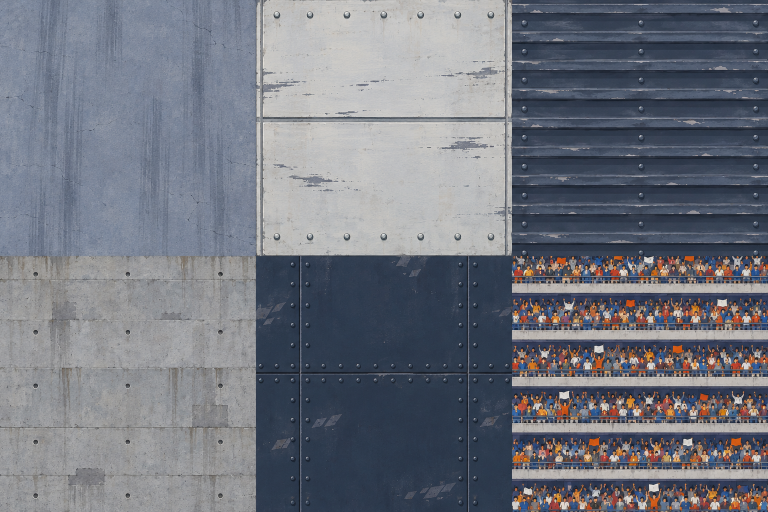
#> input picture art/track-sheets/track-t1-surfaces.png, 1536 x 1024 px (shown at 1/2 size); its folder holds only this picture in this run
$ python build_track.py
#> lines starting #> are read from the running program, lines starting #| are printed output that depends on the picture
### tools/bg/build_backgrounds.py
"""Build each circuit's painted background (the anime look) from the sheets in
art/bg-sheets: the sky all the way round, the horizon strips, the cloud cards
and the surface textures.

    python3 tools/bg/build_backgrounds.py [circuit ...]

Writes src/client/render/backgrounds/<circuit>/*.webp and a generated module
src/client/render/backgrounds/<circuit>.ts that the game imports. Run it again
after replacing a sheet.

What it does to the sheets:
- Sky: the sun-side half and the half facing away (or one half used twice,
  for a sky with no sun side) side by side, their colours matched across both
  joins, resampled so the horizon sits on a fixed row; horizon to zenith.
- Horizon: each strip found, cut out of the green with a colour-difference
  key, its two ends blended so it repeats.
- Clouds: each cloud cut out by its own outline (grouped by the cell of the
  sheet its middle falls in) and packed into an atlas.
- Surfaces: each square cut to the length that wraps best both ways, its
  seams blended, so it repeats. A surface can also give a map of its lights
  alone (Neon Crucible's facades: the lit windows, for their glow; Abyss
  Line's: its portholes, painted dark, lit by the build).
- Signs (Neon Crucible's neon signs): each cut out of the green by its
  outline, as the track kit's boards are.
- The Earth (Zenith Ring, in orbit): its surface's squares seen from orbit,
  made to repeat as the surfaces are; no horizon strips (there is no
  horizon), and its cards are things far off in orbit in place of clouds.
"""
import json
import os
import sys

import numpy as np
from PIL import Image
from scipy import ndimage

ROOT = os.path.join(os.path.dirname(__file__), '..', '..')
SHEETS = os.path.join(ROOT, 'art', 'bg-sheets')
OUT = os.path.join(ROOT, 'src', 'client', 'render', 'backgrounds')

# The sky texture: SKY_W x SKY_H, the horizon HAZE rows above the bottom.
SKY_W, SKY_H, HAZE = 3072, 768, 24

CIRCUITS = {
    'meridian': dict(
        sky=['bg-m1-sky.png', 'bg-m1b-sky.png'],
        horizon='bg-m2-horizon.png',
        clouds='bg-m3-clouds.png',
        surfaces='bg-m4-surfaces.png',
        tiles=['sea', 'office', 'hotel', 'dark', 'concrete', 'panels'],
    ),
    'canyon': dict(
        sky=['bg-c1-sky.png', 'bg-c1b-sky.png'],
        # C1's left edge carries more of the sunset than C1B's right edge.
        join_band=640,
        horizon='bg-c2-horizon.png',
        clouds='bg-c3-clouds.png',
        # A sliver of grey-blue painted sky between two of the cloudlets:
        # everything in these clouds is clearly redder than it is green.
        drop_cool=True,
        surfaces='bg-c4-surfaces.png',
        tiles=['strata', 'caprock', 'sand', 'gorge', 'hoodoo', 'lakebed'],
    ),
    'helios': dict(
        # The sun is overhead and the light even all round: one half, used twice.
        sky=['bg-h1-sky.png'],
        horizon='bg-h2-horizon.png',
        clouds='bg-h3-clouds.png',
        # Bits of the green left in the ragged cloud's gaps come out teal: no
        # noon cloud's colour is much greener than the mean of its red and blue.
        clamp_teal=True,
        surfaces='bg-h4-surfaces.png',
        tiles=['cloudsea', 'islandrock', 'meadow', 'whitewall', 'snow', 'gold'],
    ),
    'crucible': dict(
        sky=['bg-n1-sky.png', 'bg-n1b-sky.png'],
        # The moon's halo is fainter than the city's glow along the horizon,
        # so the brightest place is not it: its column on N1, by hand.
        sun_col=768,
        horizon='bg-n2-horizon.png',
        # Smoke and steam, in place of clouds.
        clouds='bg-n3-smoke.png',
        # A few greenish dabs painted inside the smoke: nothing in it is green,
        # so where it is not orange or yellow, green goes back under red and blue.
        no_green=True,
        # Each plume's foot, to stand it on its stack.
        bases=True,
        surfaces='bg-n4-surfaces.png',
        tiles=['pitwall', 'scorched', 'melt', 'yard', 'facade', 'rust'],
        # The facades' lit windows alone, for their glow.
        lit={'facade': 'facadeLit'},
        signs='bg-n5-signs.png',
    ),
    'frostline': dict(
        sky=['bg-f1-sky.png', 'bg-f1b-sky.png'],
        # The aurora is brighter than the moon's halo: its column on F1, by hand.
        sun_col=768,
        horizon='bg-f2-horizon.png',
        # No clouds: the circuit has no cumulus.
        surfaces='bg-f3-surfaces.png',
        tiles=['snow', 'icecliff', 'packice', 'blueice', 'rock', 'icefall'],
    ),
    'titan': dict(
        sky=['bg-r1-sky.png', 'bg-r1b-sky.png'],
        horizon='bg-r2-horizon.png',
        clouds='bg-r3-clouds.png',
        surfaces='bg-r4-surfaces.png',
        tiles=['sand', 'armour', 'armourRed', 'frame', 'blade', 'bronze'],
    ),
    'abyss': dict(
        # The water: the sun a bright patch on the surface overhead, at the
        # middle of A1; no disc is drawn under the water (painted.ts).
        sky=['bg-a1-sky.png', 'bg-a1b-sky.png'],
        sun_col=768,
        # Painted on magenta: the kelp and the water are green and blue-green.
        horizon='bg-a2-horizon.png',
        # Sea life drifting by, in place of clouds.
        clouds='bg-a3-life.png',
        surfaces='bg-a4-surfaces.png',
        tiles=['sand', 'rock', 'trench', 'facade', 'frame', 'coral'],
        # The facades' portholes are painted dark (the game lights them): a
        # map of them lit, some warm, a few cold, the rest left dark.
        portholes={'facade': 'facadeLit'},
    ),
    'monsoon': dict(
        # A storm: no sun, only a paler patch in the cloud at the middle of J1.
        sky=['bg-j1-sky.png', 'bg-j1b-sky.png'],
        sun_col=768,
        # J1B's far bolt: lit only with the lightning (the alpha), not there all the time.
        bolt=True,
        # On magenta: the jungle is green.
        horizon='bg-j2-horizon.png',
        clouds='bg-j3-clouds.png',
        surfaces='bg-j4-surfaces.png',
        tiles=['floor', 'limestone', 'frieze', 'cenote', 'paving', 'canopy'],
    ),
    'zenith': dict(
        sky=['bg-z1-sky.png', 'bg-z1b-sky.png'],
        # The Milky Way is brighter than the sun's small glare: its column on Z1, by hand.
        sun_col=768,
        # Things far off in orbit, in place of clouds. The radio telescope's
        # mast runs off the bottom of the sheet: cut ends fade out.
        clouds='bg-z3-far.png',
        fade_cut=True,
        surfaces='bg-z4-surfaces.png',
        tiles=['plating', 'foil', 'solar', 'radiator', 'machinery', 'band'],
        earth='bg-z2-earth.png',
        earth_tiles=['ocean', 'desert', 'cloud', 'green', 'night', 'mountains'],
    ),
}


def load(name):
    return np.asarray(Image.open(os.path.join(SHEETS, name)).convert('RGB')).astype(np.float32) / 255


def save(arr, path, quality=86):
    mode = 'RGBA' if arr.shape[-1] == 4 else 'RGB'
    Image.fromarray((np.clip(arr, 0, 1) * 255 + 0.5).astype(np.uint8), mode).save(path, 'WEBP', quality=quality, method=6)
    return os.path.getsize(path)


# ---- sky -------------------------------------------------------------------

# [129 lines left out: functions horizon_row, sun_column, sky_half, edge_colour, match_joins, soften_seams and 3 more, not called in this run]


def keyness(x, K, O):
    """How far a colour leans toward the key: its weakest key channel over its strongest other one."""
    return np.min(x[..., K], -1) - np.max(x[..., O], -1)


# [151 lines left out: functions keyed, refine_edges, wrap_ends, build_horizon, build_clouds, not called in this run]


# ---- surfaces ------------------------------------------------------------------

def best_len(t, axis, lo=320):
    first = np.take(t, 0, axis=axis)
    return min((np.abs(np.take(t, L, axis=axis) - first).mean(), L) for L in range(lo, t.shape[axis]))[1]


def fade(t, axis, ov=16):
    t = np.moveaxis(t, axis, 0).copy()
    n = t.shape[0]
    w = np.linspace(0, 1, ov)[:, None, None]
    t[:ov] = t[:ov] * w + t[n - ov:] * (1 - w)
    return np.moveaxis(t[:n - ov], 0, axis)


# [66 lines left out: functions seamless, lights, porthole_lights, build_surfaces, cut_boards, not called in this run]


# ---- the module the game imports -------------------------------------------------

def ident(s):
    return ''.join(w.capitalize() if i else w for i, w in enumerate(s.replace('-', '_').split('_')))


# [62 lines left out: function main, not called in this run]


# [2 lines that do not run on import are left out]

### tools/bg/build_track.py
"""Build the painted track kit (the anime look) from the sheets in
art/track-sheets: the surface textures, the sponsor boards, the circuits'
boards and the start banner.

    python3 tools/bg/build_track.py

Writes src/client/render/backgrounds/track/*.webp and a generated module
src/client/render/backgrounds/track.ts that the game imports. Run it again
after replacing a sheet.

What it does to the sheets:
- Surfaces: each square found by the joins between them (the sheet's grid
  can sit a pixel or two off the 512 lines) and cut just inside them, then
  made to repeat: cut to the length that wraps best and its seams blended,
  both ways or, for the barrier armour (whose face takes the whole height),
  along only; the crowd is cut on whole rows of seats.
- Boards and the banner: each cut out of the green by its outline (they are
  plain rectangles), trimmed a pixel inside its edge, kept at its own shape.
- T4, Neon Crucible's: its board (in with the others) and the neon sign over
  the way into its pit. T5, Frostline's: its board and the sign over the Ice
  Barrel's mouth. T6 to T9 likewise (Titan's Rest, Zenith Ring, Abyss Line, Monsoon Ruins).
"""
import json
import os

import numpy as np
from PIL import Image
from scipy import ndimage

from build_backgrounds import best_len, cut_boards, fade, load, save

ROOT = os.path.join(os.path.dirname(__file__), '..', '..')
SHEETS = os.path.join(ROOT, 'art', 'track-sheets')
OUT = os.path.join(ROOT, 'src', 'client', 'render', 'backgrounds')

SURFACES = ['road', 'armour', 'steel', 'concrete', 'gantry', 'crowd']
BOARDS = ['kestrel', 'nova', 'aoki', 'halcyon', 'zgpLive', 'zenith']
CIRCUITS = ['meridian', 'canyon', 'helios']


def sheet(name):
#> called with name = 'track-t1-surfaces.png'
    rgb = np.asarray(Image.open(os.path.join(SHEETS, name)).convert('RGB')).astype(np.float32) / 255
    return rgb


def join_near(profile, at, reach=8):
    """The strongest step in a row or column profile within `reach` of `at`."""
#> called with profile = array of shape (1536, 3), at = 512, reach = 8
    step = np.abs(np.diff(profile, axis=0)).sum(1)
#> step = 1535 values, max 0.551 at index 520, min 0.000452 at index 1380, mean 0.021
    lo = at - reach
    return lo + int(np.argmax(step[lo:at + reach])) + 1


def to_size(t, w=512, h=512):
    im = Image.fromarray((np.clip(t, 0, 1) * 255).astype(np.uint8)).resize((w, h), Image.LANCZOS)
    return np.asarray(im).astype(np.float32) / 255


def row_period(t, lo=40, hi=200):
    """The spacing of the crowd's rows of seats, from how the rows' brightness repeats."""
    p = t.mean((1, 2))
    p = p - p.mean()
    ac = np.array([(p[:-k] * p[k:]).mean() for k in range(lo, hi)])
    return lo + int(np.argmax(ac))


def build_surfaces():
    a = sheet('track-t1-surfaces.png')
    xs = [0, join_near(a.mean(0), 512), join_near(a.mean(0), 1024), a.shape[1]]
#> xs = [0, 512, 1024, 1536]
    ys = [0, join_near(a.mean(1), 512), a.shape[0]]
#> ys = [0, 511, 1024]
    inset = 3
    out = {}
    for i, name in enumerate(SURFACES):
        r, c = divmod(i, 3)
        t = a[ys[r] + (inset if r else 0):ys[r + 1] - (inset if r == 0 else 0), xs[c] + (inset if c else 0):xs[c + 1] - (inset if c < 2 else 0)]
        if name == 'armour':
            # Along the barrier only: the face takes the whole height.
            t = fade(t[:, :best_len(t, 1, 440)], 1)
        elif name == 'crowd':
            per = row_period(t)
            rows = t.shape[0] // per
            # Start the cut on the same place in a row as it ends.
            t = t[:rows * per]
            # As much of the crowd as will repeat, for variety.
            t = fade(t[:, :best_len(t, 1, 440)], 1)
        else:
            t = t[:, :best_len(t, 1)]
            t = t[:best_len(t, 0)]
            t = fade(fade(t, 1), 0)
        # The crowd keeps its shape (whole rows seldom make a square); the rest are squares.
        out[name] = to_size(t, 512, round(512 * t.shape[0] / t.shape[1])) if name == 'crowd' else to_size(t)
#> this loop made 6 passes
#> (per, rows) on pass 6: (93, 5)
#> pass 1, in build_surfaces, `t = a[ys[r] + (inset if r else 0):ys[r + 1] - (inset if r == 0 else 0)..`:
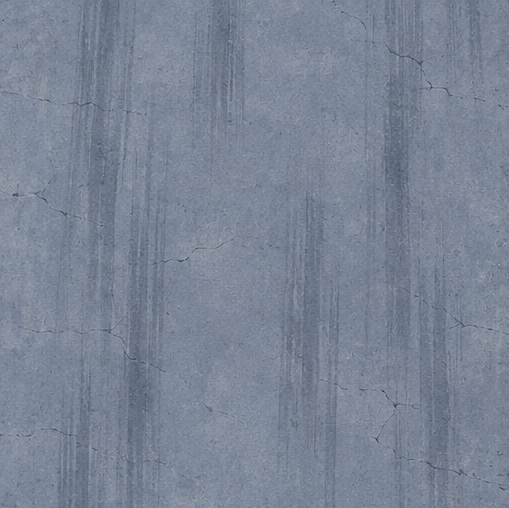
#> t: shape (508, 509, 3) float32; mean R, G, B 0.48, 0.517, 0.587
#> pass 1, in build_surfaces, `t = t[:, :best_len(t, 1)]`:
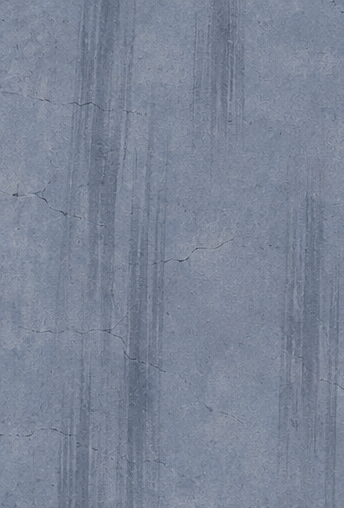
#> t: shape (508, 344, 3) float32; mean R, G, B 0.482, 0.52, 0.59
#> pass 1, in fade, `t = np.moveaxis(t, axis, 0).copy()`:
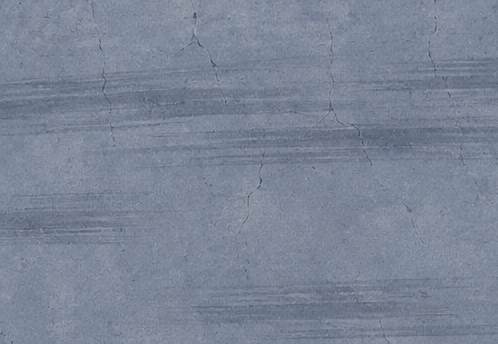
#> t: shape (344, 498, 3) float32; mean of channels 0, 1, 2 0.482, 0.52, 0.59; drawn as R, G, B
#> after the loop:
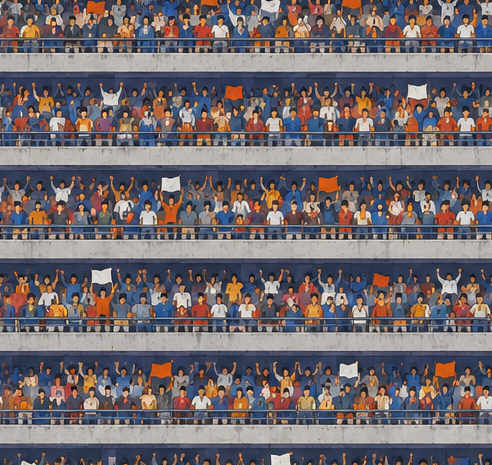
#> t: shape (465, 492, 3) float32; mean R, G, B 0.449, 0.415, 0.432
#> after the loop, out = 6 items
    return out


def cut_out(rgb, min_size=5000):
    """Each board on a sheet, cut by its outline, in reading order (rows, then left to right)."""
    return cut_boards(rgb, min_size)


def main():
    d = os.path.join(OUT, 'track')
    os.makedirs(d, exist_ok=True)
    files = {}
    surfaces = build_surfaces()
#> surfaces = 6 items
    for name, t in surfaces.items():
        files[name] = save(t, os.path.join(d, f'{name}.webp'), 84)
#> this loop made 6 passes
#> name on passes 1 to 6: 'road', 'armour', 'steel', 'concrete', 'gantry', 'crowd'
#> pass 1, in save, `Image.fromarray((np.clip(arr, 0, 1) * 255 + 0.5).astype(np.uint8), mod..`:
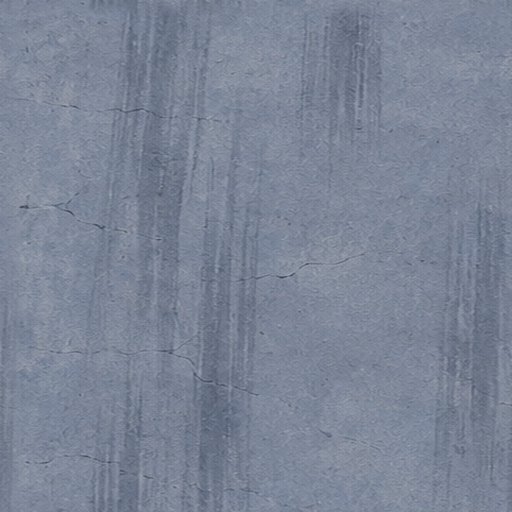
#> saved as road.webp: PIL image 512x512 RGB; mean R, G, B 122.8, 132.3, 150.3
#> pass 2, in save (call 2), `Image.fromarray((np.clip(arr, 0, 1) * 255 + 0.5).astype(np.uint8), mod..`:
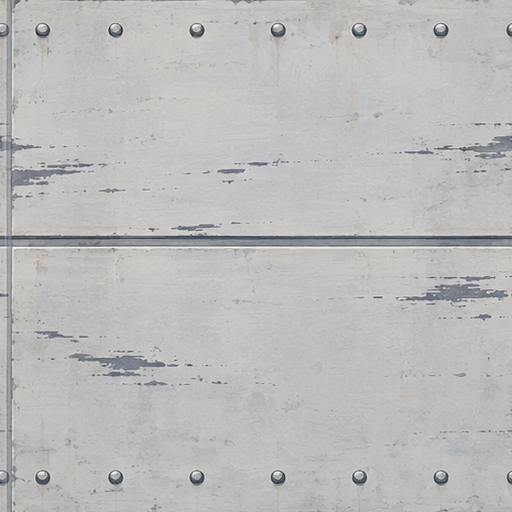
#> saved as armour.webp: PIL image 512x512 RGB; mean R, G, B 187.5, 187.7, 187.6
#> after the loop, files = {'road': 27856, 'armour': 21934, 'steel': 19080, 'concrete': 32954, 'gantry': 9844, 'crowd': 78174}
    boards = cut_out(sheet('track-t2-boards.png'))
    assert len(boards) == len(BOARDS), f'{len(boards)} boards on T2'
    circuit = cut_out(sheet('track-t3-circuits.png'))
    assert len(circuit) == len(CIRCUITS) + 1, f'{len(circuit)} boards on T3'
    crucible = cut_out(sheet('track-t4-crucible.png'))
    assert len(crucible) == 2, f'{len(crucible)} boards on T4'
    frostline = cut_out(sheet('track-t5-frostline.png'))
    assert len(frostline) == 2, f'{len(frostline)} boards on T5'
    titan = cut_out(sheet('track-t6-titan.png'))
    assert len(titan) == 2, f'{len(titan)} boards on T6'
    # (Zenith Ring's board and sign: 'zenith' is the Zenith Grand Prix's board on T2.)
    zenith = cut_out(sheet('track-t7-zenith.png'))
    assert len(zenith) == 2, f'{len(zenith)} boards on T7'
    abyss = cut_out(sheet('track-t8-abyss.png'))
    assert len(abyss) == 2, f'{len(abyss)} boards on T8'
    monsoon = cut_out(sheet('track-t9-monsoon.png'))
    assert len(monsoon) == 2, f'{len(monsoon)} boards on T9'
    signs = list(zip(BOARDS, boards)) + list(zip(CIRCUITS, circuit[:3])) + [('crucible', crucible[0]), ('frostline', frostline[0]), ('titan', titan[0]), ('zenithRing', zenith[0]), ('abyss', abyss[0]), ('monsoon', monsoon[0]), ('banner', circuit[3]), ('crucibleSign', crucible[1]), ('frostlineSign', frostline[1]), ('titanSign', titan[1]), ('zenithRingSign', zenith[1]), ('abyssSign', abyss[1]), ('monsoonSign', monsoon[1])]
    aspect = {}
    for name, b in signs:
        files[name] = save(b, os.path.join(d, f'board-{name}.webp'), 90)
        aspect[name] = round(b.shape[1] / b.shape[0], 4)
    lines = [
        '// Generated by tools/bg/build_track.py from art/track-sheets. Do not edit by hand.',
        "import type { PaintedTrack } from '../painted';",
    ]
    for name in surfaces:
        lines.append(f"import {name} from './track/{name}.webp';")
    for name, _ in signs:
        lines.append(f"import {name}Board from './track/board-{name}.webp';")
    sign = lambda n: f'{{ url: {n}Board, aspect: {aspect[n]} }}'
    lines += [
        '',
        'const kit: PaintedTrack = {',
        f"  surfaces: {{ {', '.join(surfaces)} }},",
        f"  crowdAspect: {round(surfaces['crowd'].shape[1] / surfaces['crowd'].shape[0], 4)},",
        f"  boards: [{', '.join(sign(n) for n in BOARDS)}],",
        f"  circuits: {{ {', '.join(f'{n}: {sign(n)}' for n in CIRCUITS + ['crucible', 'frostline', 'titan', 'abyss', 'monsoon'])}, zenith: {sign('zenithRing')} }},",
        f"  banner: {sign('banner')},",
        f"  circuitSigns: {{ crucible: {sign('crucibleSign')}, frostline: {sign('frostlineSign')}, titan: {sign('titanSign')}, zenith: {sign('zenithRingSign')}, abyss: {sign('abyssSign')}, monsoon: {sign('monsoonSign')} }},",
        '};',
        'export default kit;',
        '',
    ]
    with open(os.path.join(OUT, 'track.ts'), 'w') as fh:
        fh.write('\n'.join(lines))
    total = sum(files.values()) // 1024
    print(f'track: {total} KB ' + ', '.join(f'{k} {v // 1024}' for k, v in files.items()))
    print('aspects', json.dumps(aspect))


if __name__ == '__main__':
#> (the run stopped early here; a loop or call above may not have finished)
